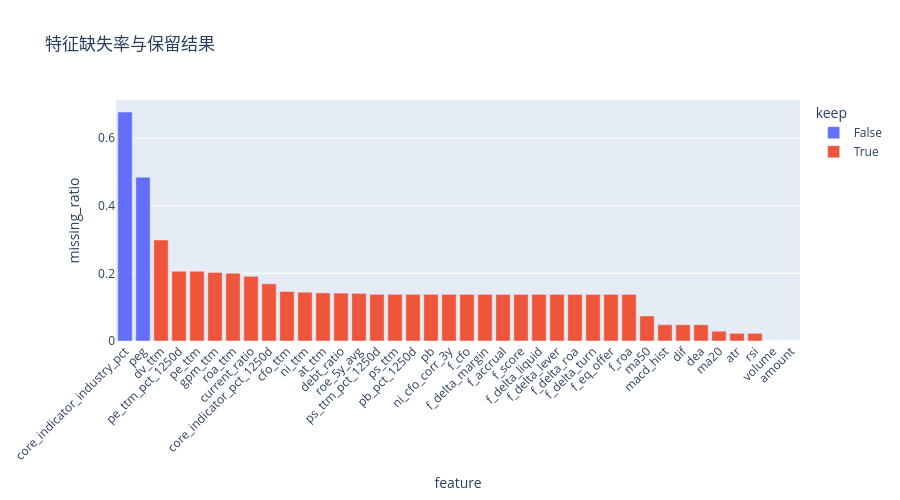
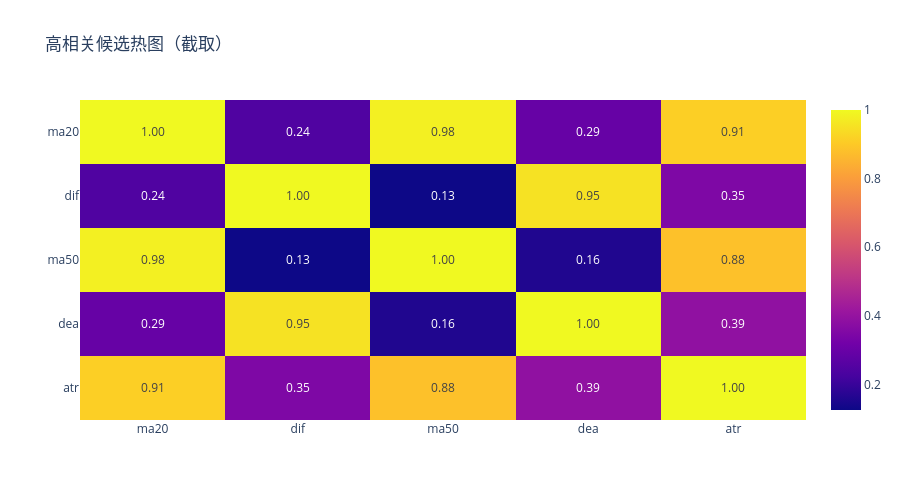

Notebook source saved alongside these figures, in order:
### Markdown cell above
## 6. 特征组、行业标准化与预过滤

这一节先在 panel 层看特征质量，不做训练。

判断依据：

1. 缺失率高于 `35%` 的特征会被剔除。
2. 长期近似常数或横截面波动过低的特征会被剔除。
3. 高相关特征不会立刻删除，但会被记录到候选冗余清单中。
4. 行业内标准化只作用于估值和质量类特征，技术特征不做行业内改写。

### Code cell
feature_group_frame = pd.DataFrame(
    [
        {
            "feature_group": group_name,
            "feature_count": len(columns),
            "features": ", ".join(columns),
        }
        for group_name, columns in FEATURE_GROUP_COLUMNS.items()
    ]
)
display(feature_group_frame)

filtered_features, feature_stats, corr_marks = prefilter_feature_columns(panel, FULL_POSTFIX_BASELINE_FEATURE_COLUMNS)
display(pd.DataFrame([
    {
        "full_feature_count": len(FULL_POSTFIX_BASELINE_FEATURE_COLUMNS),
        "filtered_feature_count": len(filtered_features),
        "removed_feature_count": len(FULL_POSTFIX_BASELINE_FEATURE_COLUMNS) - len(filtered_features),
    }
]))
display(feature_stats.head(20))

missing_fig = px.bar(
    feature_stats.sort_values("missing_ratio", ascending=False),
    x="feature",
    y="missing_ratio",
    color="keep",
    title="特征缺失率与保留结果",
)
missing_fig.update_layout(height=500, xaxis_tickangle=-45)
missing_fig.show()

if not corr_marks.empty:
    display(corr_marks.head(20))
    heatmap_features = list(dict.fromkeys(corr_marks["left_feature"].head(6).tolist() + corr_marks["right_feature"].head(6).tolist()))
    corr_source = panel[heatmap_features].apply(pd.to_numeric, errors="coerce")
    corr_source = corr_source.fillna(corr_source.median(numeric_only=True))
    corr_matrix = corr_source.corr()
    corr_fig = px.imshow(corr_matrix, text_auto=".2f", aspect="auto", title="高相关候选热图（截取）")
    corr_fig.update_layout(height=500)
    corr_fig.show()
else:
    display(Markdown("**高相关候选**：当前预过滤阶段没有发现超过阈值的高相关特征。"))

### Figure 1 — Plotly figure (JSON) as saved in the notebook; plotly's stock layout.template omitted (floating-point values rounded to 4 significant figures)
{"data": [{"hovertemplate": "keep=False<br>feature=%{x}<br>missing_ratio=%{y}<extra></extra>", "legendgroup": "False", "marker": {"color": "#636efa", "pattern": {"shape": ""}}, "name": "False", "orientation": "v", "showlegend": true, "textposition": "auto", "type": "bar", "x": ["core_indicator_industry_pct", "peg"], "xaxis": "x", "y": [0.6767, 0.4842], "yaxis": "y"}, {"hovertemplate": "keep=True<br>feature=%{x}<br>missing_ratio=%{y}<extra></extra>", "legendgroup": "True", "marker": {"color": "#EF553B", "pattern": {"shape": ""}}, "name": "True", "orientation": "v", "showlegend": true, "textposition": "auto", "type": "bar", "x": ["dv_ttm", "pe_ttm_pct_1250d", "pe_ttm", "gpm_ttm", "roa_ttm", "current_ratio", "core_indicator_pct_1250d", "cfo_ttm", "ni_ttm", "at_ttm", "debt_ratio", "roe_5y_avg", "ps_ttm_pct_1250d", "ps_ttm", "pb_pct_1250d", "pb", "ni_cfo_corr_3y", "f_cfo", "f_delta_margin", "f_accrual", "f_score", "f_delta_liquid", "f_delta_lever", "f_delta_roa", "f_delta_turn", "f_eq_offer", "f_roa", "ma50", "macd_hist", "dif", "dea", "ma20", "atr", "rsi", "volume", "amount"], "xaxis": "x", "y": [0.2986, 0.2062, 0.2062, 0.2028, 0.2003, 0.191, 0.1691, 0.1463, 0.1441, 0.1423, 0.1417, 0.1408, 0.138, 0.138, 0.138, 0.138, 0.1378, 0.1377, 0.1377, 0.1377, 0.1377, 0.1377, 0.1377, 0.1377, 0.1377, 0.1377, 0.1377, 0.07403, 0.04807, 0.04807, 0.04807, 0.02897, 0.02269, 0.02269, 0.0, 0.0], "yaxis": "y"}], "layout": {"barmode": "relative", "height": 500, "legend": {"title": {"text": "keep"}, "tracegroupgap": 0}, "title": {"text": "特征缺失率与保留结果"}, "xaxis": {"anchor": "y", "domain": [0, 1], "tickangle": -45, "title": {"text": "feature"}}, "yaxis": {"anchor": "x", "domain": [0, 1], "title": {"text": "missing_ratio"}}}}

### Figure 2 — Plotly figure (JSON) as saved in the notebook; plotly's stock layout.template omitted (floating-point values rounded to 4 significant figures)
{"data": [{"coloraxis": "coloraxis", "hovertemplate": "x: %{x}<br>y: %{y}<br>color: %{z}<extra></extra>", "name": "0", "texttemplate": "%{z:.2f}", "type": "heatmap", "x": ["ma20", "dif", "ma50", "dea", "atr"], "xaxis": "x", "y": ["ma20", "dif", "ma50", "dea", "atr"], "yaxis": "y", "z": [[1.0, 0.2442, 0.9806, 0.2924, 0.9136], [0.2442, 1.0, 0.1251, 0.9532, 0.3484], [0.9806, 0.1251, 1.0, 0.1581, 0.8825], [0.2924, 0.9532, 0.1581, 1.0, 0.3899], [0.9136, 0.3484, 0.8825, 0.3899, 1.0]]}], "layout": {"coloraxis": {"colorscale": [[0, "#0d0887"], [0.1111, "#46039f"], [0.2222, "#7201a8"], [0.3333, "#9c179e"], [0.4444, "#bd3786"], [0.5556, "#d8576b"], [0.6667, "#ed7953"], [0.7778, "#fb9f3a"], [0.8889, "#fdca26"], [1, "#f0f921"]]}, "height": 500, "title": {"text": "高相关候选热图（截取）"}, "xaxis": {"anchor": "y", "domain": [0, 1]}, "yaxis": {"anchor": "x", "autorange": "reversed", "domain": [0, 1]}}}
